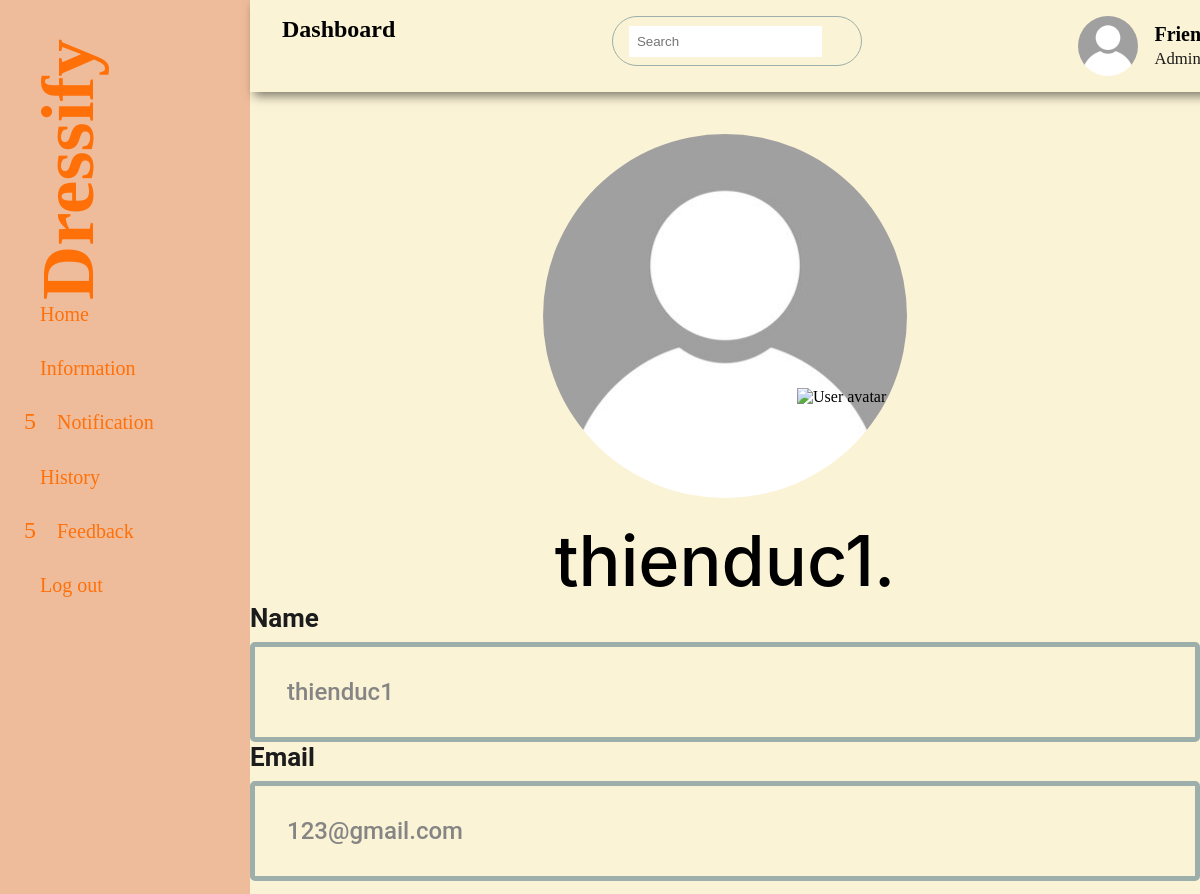
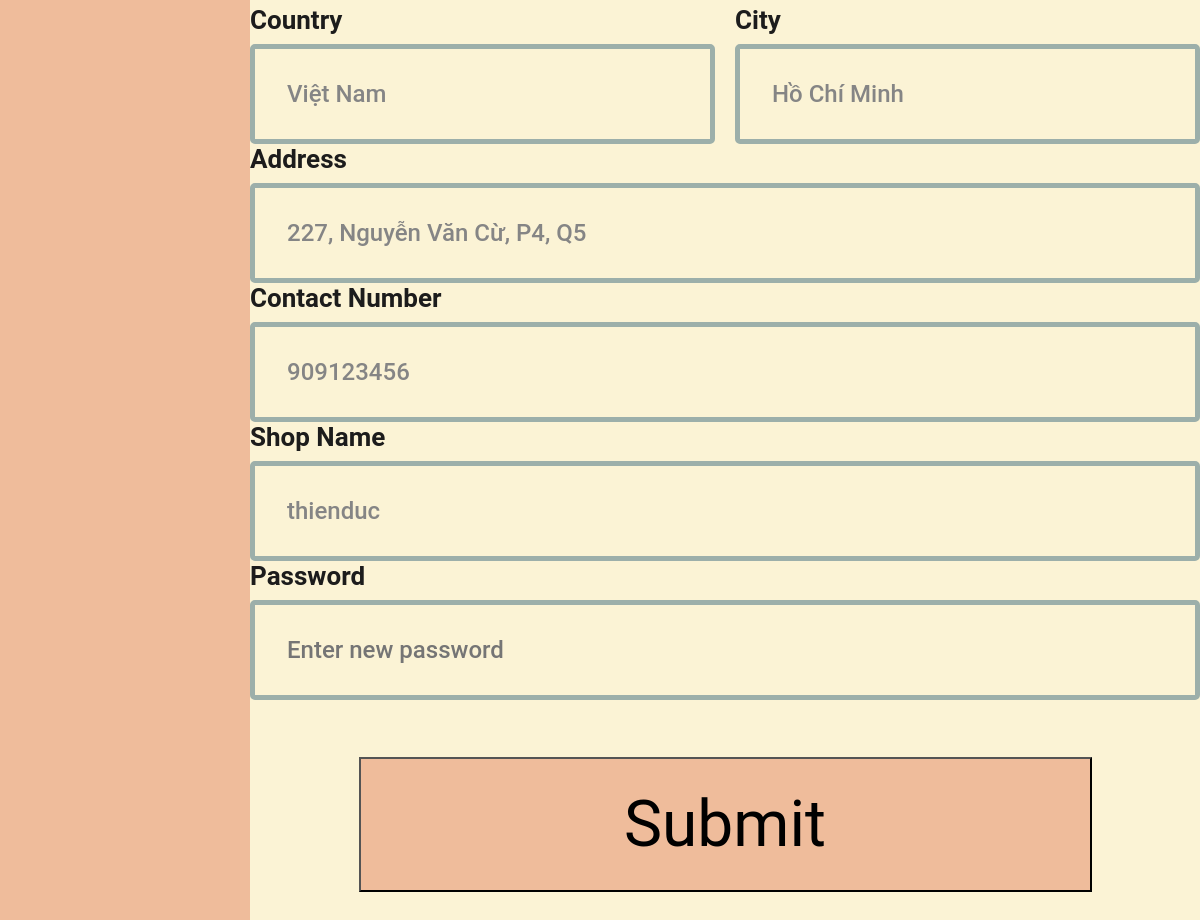
The page /role/owner/InfoOwner.php on the database its author committed (2 pictures, top to bottom).
### tables this page shows
CREATE TABLE `customers` (
  `cus_id` int(255) NOT NULL,
  `username` varchar(255) NOT NULL,
  `email` varchar(255) NOT NULL,
  `password` varchar(255) NOT NULL,
  `fullname` varchar(255) NOT NULL,
  `address` varchar(255) NOT NULL,
  `country` varchar(255) NOT NULL,
  `city` varchar(255) NOT NULL,
  `contact_number` varchar(255) NOT NULL,
  `avatar` varchar(255) NOT NULL,
  `user_type` varchar(255) NOT NULL
);

### role/owner/InfoOwner.php (the view, shortened to what this page needs)
<?php
include '../../ConnectDB.php';
$cus_id = $_SESSION['cus_id'];
$sql = "SELECT * FROM customers WHERE cus_id = ?";
$stmt = $conn->prepare($sql);
$stmt->bind_param("i", $cus_id);
$stmt->execute();
$result = $stmt->get_result();
if ($result->num_rows > 0) {
    $row = $result->fetch_assoc();
    $username = $row['username'];
    $email = $row['email'];
    $fullname = $row['fullname'];
    $country = $row['country'];
    $city = $row['city'];
    $address = $row['address'];
    $contact_number = $row['contact_number'];
} else {
    echo "No user found";
}
?>
<!DOCTYPE html>
<html lang="en">
<head>
  <link rel="stylesheet" href="InfoOwnerStyle.css">
</head>
<body>
  <?php include 'OwnerSidebar.php'; ?>
  <section class="profile-container">
    <main class="main-content">
    <form class="profile-form" enctype="multipart/form-data" method="POST" action="<?php echo htmlspecialchars($_SERVER["PHP_SELF"]); ?>">
        <div class="avatar-container">
            <img src="<?php echo htmlspecialchars($avatar); ?>" class="avatar-background" alt="Profile background" style="border-radius: 50%;"/>
            <label for="avatar-upload" class="avatar-icon-label">
                <img loading="lazy" src="https://cdn.builder.io/api/v1/image/assets/TEMP/f0ff525f8f701695d4c0f9c4a79c121f4bda49dee8aec8044b7c4ed7cc911cf7?apiKey=2cbb572e4cb94131a46c507d9ddbcac0&" class="avatar-icon" alt="User avatar" />
            </label>
        </div>
        <h2 class="username"><?php echo htmlspecialchars($username); ?>.</h2>
        <label for="username" class="form-label">Name</label>
        <input type="text" id="username" name="username" class="form-input" value="<?php echo htmlspecialchars($username); ?>" />
        <label for="email" class="form-label">Email</label>
        <input type="email" id="email" name="email" class="form-input" value="<?php echo htmlspecialchars($email); ?>" />
        <div class="form-row">
            <div class="form-columns">
                <div class="form-column">
                    <div class="form-group">
                        <label for="country" class="form-label">Country</label>
                        <input type="text" id="country" name="country" class="form-input" value="<?php echo htmlspecialchars($country); ?>" />
                    </div>
                </div>
                <div class="form-column">
                    <div class="form-group">
                        <label for="city" class="form-label">City</label>
                        <input type="text" id="city" name="city" class="form-input" value="<?php echo htmlspecialchars($city); ?>" />
                    </div>
                </div>
            </div>
        </div>
        <label for="address" class="form-label">Address</label>
        <input type="text" id="address" name="address" class="form-input" value="<?php echo htmlspecialchars($address); ?>" />
        <label for="contact" class="form-label">Contact Number</label>
        <input type="tel" id="contact" name="contact" class="form-input" value="<?php echo htmlspecialchars($contact_number); ?>" />
        <label for="shop_name" class="form-label">Shop Name</label>
        <input type="text" id="shop_name" name="shop_name" class="form-input" value="<?php echo htmlspecialchars($fullname); ?>" />
        <label for="password" class="form-label">Password</label>
        <input type="password" id="password" name="password" class="form-input" placeholder="Enter new password">
        <button type="submit" class="submit-button">Submit</button>
    </form>
    </main>
  </section>
</body>
</html>

### role/owner/InfoOwnerStyle.css (style rules this page uses)
.profile-container { background-color: #fbf3d5; display: flex; gap: 20px; }
.main-content { align-self: start; display: flex; margin-top: 38px; flex-direction: column; flex-grow: 1; flex-basis: 0; width: fit-content; padding: 0 20px; }
.profile-form { align-self: center; display: flex; margin-top: 34px; width: 100%; max-width: 1092px; flex-direction: column; }
.avatar-container { display: flex; flex-direction: column; overflow: hidden; align-self: center; position: relative; aspect-ratio: 1; width: 364px; max-width: 100%; align-items: end; padding: 80px 60px 11px; margin-top: 100px; z-index: 0; }
.avatar-background { position: absolute; inset: 0; height: 100%; width: 100%; object-fit: cover; object-position: center; }
.avatar-icon { position: absolute; bottom: 10px; right: 10px; width: 100px; height: 100px; }
.username { color: #000; align-self: center; margin-top: 20px; font: 500 70px Plus Jakarta Sans, -apple-system, Roboto, Helvetica, sans-serif; }
.form-label { color: #1c1c1c; font: 600 26px Roboto, sans-serif; }
.form-input { border-radius: 5px; border: 5px solid rgba(156, 175, 170, 1); background-color: #fbf3d5; margin-top: 9px; color: #858585; padding: 31px 32px; font: 500 24px Roboto, sans-serif; }
.form-row { margin-top: 18px; }
.form-columns { gap: 20px; display: flex; }
.form-column { display: flex; flex-direction: column; line-height: normal; width: 50%; margin-left: 0px; }
.form-group { display: flex; flex-grow: 1; flex-direction: column; }
.avatar-icon { transition: opacity 0.3s ease; }
.submit-button { background-color: rgba(239, 188, 155, 1); align-self: center; margin-top: 57px; margin-bottom: 57px; width: 733px; max-width: 100%; color: #000; text-align: center; padding: 28px 60px 28px; font: 64px Roboto, sans-serif; }

### role/admin/AdminStyle.css (style rules this page uses)
:root { --theme-color:#FBF3D5; --bright-orange:#efbc9b; --dark-orange:#ff7008; --bright-green:#D6DAC8; --dark-green:#9CAFAA; --black:#1c1c1c; --red-murrey:#817373; --bright-yellow:#F5D8B8; }
* { padding: 0; margin: 0; box-sizing: border-box; list-style-type: none; text-decoration: none; }
body { background-color: var(--theme-color); }
.main-content { margin: 0; padding: 0; background-color: var(--theme-color); width: calc(100% - 250px); margin-left: 250px; }
main { margin-top: 50px; padding: 2rem 1.5rem; min-height: calc(100vh - 90); }

### rows shown on the page
customers: username "thienduc1", email "123@gmail.com", country "Việt Nam", city "Hồ Chí Minh", address "227, Nguyễn Văn Cừ, P4, Q5", contact "909123456", shop_name "thienduc"
